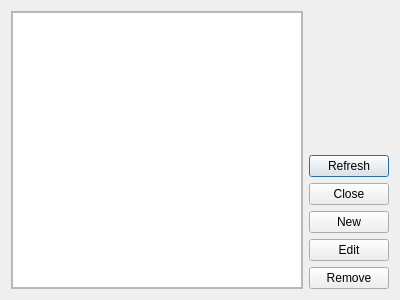
<?xml version="1.0" encoding="UTF-8"?>
<ui version="4.0">
 <class>GUI_ShowPerson</class>
 <widget class="QDialog" name="GUI_ShowPerson">
  <property name="geometry">
   <rect>
    <x>0</x>
    <y>0</y>
    <width>400</width>
    <height>300</height>
   </rect>
  </property>
  <property name="windowTitle">
   <string>Persons</string>
  </property>
  <layout class="QHBoxLayout" name="horizontalLayout">
   <item>
    <widget class="QScrollArea" name="scrollArea">
     <property name="widgetResizable">
      <bool>true</bool>
     </property>
     <widget class="QWidget" name="scrollAreaWidgetContents">
      <property name="geometry">
       <rect>
        <x>0</x>
        <y>0</y>
        <width>292</width>
        <height>280</height>
       </rect>
      </property>
      <layout class="QVBoxLayout" name="verticalLayout_2">
       <property name="leftMargin">
        <number>0</number>
       </property>
       <property name="topMargin">
        <number>0</number>
       </property>
       <property name="rightMargin">
        <number>0</number>
       </property>
       <property name="bottomMargin">
        <number>0</number>
       </property>
       <item>
        <widget class="QListWidget" name="listWidget"/>
       </item>
      </layout>
     </widget>
    </widget>
   </item>
   <item>
    <layout class="QVBoxLayout" name="verticalLayout">
     <item>
      <spacer name="verticalSpacer">
       <property name="orientation">
        <enum>Qt::Vertical</enum>
       </property>
       <property name="sizeHint" stdset="0">
        <size>
         <width>20</width>
         <height>40</height>
        </size>
       </property>
      </spacer>
     </item>
     <item>
      <widget class="QPushButton" name="refreshButton">
       <property name="text">
        <string>Refresh</string>
       </property>
      </widget>
     </item>
     <item>
      <widget class="QPushButton" name="closeButton">
       <property name="text">
        <string>Close</string>
       </property>
      </widget>
     </item>
     <item>
      <widget class="QPushButton" name="newButton">
       <property name="text">
        <string>New</string>
       </property>
      </widget>
     </item>
     <item>
      <widget class="QPushButton" name="editButton">
       <property name="text">
        <string>Edit</string>
       </property>
      </widget>
     </item>
     <item>
      <widget class="QPushButton" name="removeButton">
       <property name="text">
        <string>Remove</string>
       </property>
      </widget>
     </item>
    </layout>
   </item>
  </layout>
 </widget>
 <resources/>
 <connections/>
</ui>
